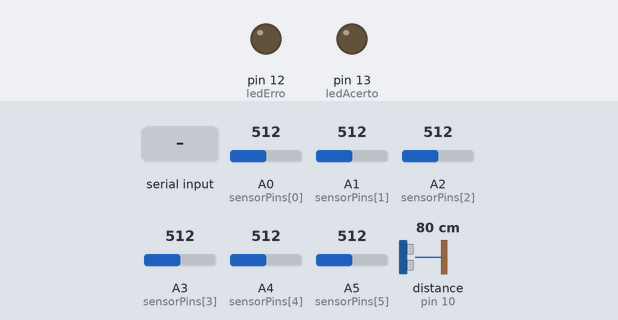
The sketch below on a simulated Arduino Uno, built with avr-gcc and run on an emulated ATmega328P. Parts: output pins drawn as LEDs (lit = HIGH). Wiring (inferred from the names in the program): ultrasonic range finder: trigger pin 9; echo pin 10. Inputs (shaded band) come from the test bench; at power-on: A0 (sensorPins[0]) = 512, A1 (sensorPins[1]) = 512, A2 (sensorPins[2]) = 512, A3 (sensorPins[3]) = 512, A4 (sensorPins[4]) = 512, A5 (sensorPins[5]) = 512, distance to the obstacle (sensor on pin 10) 80 cm. The echo pulse lasts 58.3 µs per cm; pins used as bus, display or sensor lines are not drawn; what the sketch prints to the serial monitor is not drawn.

Above: at 1.2 s.
1.3 s: "CORRETO\n" received over Serial
At 2.4 s:
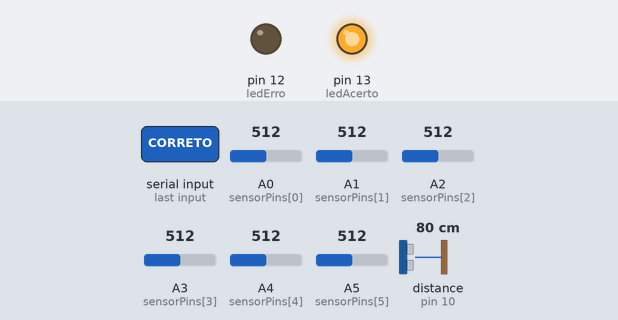
Timing chart, 0 to 7.9 s (numbered marks = the images above; inputs shaded):
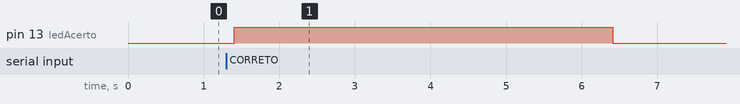

Measured:
- after the input at 1.3 s, pin 13 (ledAcerto): LOW → HIGH after 0.11 s, → LOW 5.0 s later

The sketch:

Operacao_Arduino.ino
```cpp
const int sensorPins[6] = { A0, A1, A2, A3, A4, A5 };
const int ledAcerto = 13;
const int ledErro = 12;

// HC-SR04
const int trigPin = 9;
const int echoPin = 10;

const int thresholds[6] = {
  110, // A0
  45, // A1
  430, // A2
  380, // A3
  400, // A4
  200  // A5
};

String ultimoComando = "";
unsigned long tempoUltimoErro = 0;
bool erroAtivo = false;
unsigned long duracaoErro = 1000;

void setup() {
  pinMode(ledAcerto, OUTPUT);
  pinMode(ledErro, OUTPUT);
  pinMode(trigPin, OUTPUT);
  pinMode(echoPin, INPUT);
  Serial.begin(9600);
}

void loop() {
  // Envia valores dos sensores de luz
  for (int i = 0; i < 6; i++) {
    int sensorValue = analogRead(sensorPins[i]);
    Serial.print("A");
    Serial.print(i);
    Serial.print(":");
    Serial.println(sensorValue);
    delay(10);
  }

  // Envia valor da distância do HC-SR04
  long duration;
  float distance;

  digitalWrite(trigPin, LOW);
  delayMicroseconds(2);
  digitalWrite(trigPin, HIGH);
  delayMicroseconds(10);
  digitalWrite(trigPin, LOW);

  duration = pulseIn(echoPin, HIGH, 20000); // timeout de 20ms
  distance = duration * 0.034 / 2;

  Serial.print("DISTANCIA:");
  Serial.println(distance);

  // Recebe comandos do Processing
  if (Serial.available()) {
    String comando = Serial.readStringUntil('\n');
    comando.trim();

    if (comando == "CORRETO") {
      digitalWrite(ledAcerto, HIGH);
      delay(5000); // LED aceso por 5 segundos
      digitalWrite(ledAcerto, LOW);
      erroAtivo = false;
      ultimoComando = "CORRETO";
    }
    else if (comando == "ERRO") {
      // Só reage se não está em erro ou já passou o tempo de bloqueio
      if (!erroAtivo || millis() - tempoUltimoErro > duracaoErro) {
        digitalWrite(ledErro, HIGH);
        delay(5000); // LED aceso por 5 segundos
        digitalWrite(ledErro, LOW);

        erroAtivo = true;
        tempoUltimoErro = millis();
        ultimoComando = "ERRO";
      }
    }
  }

  delay(200);
}
```
